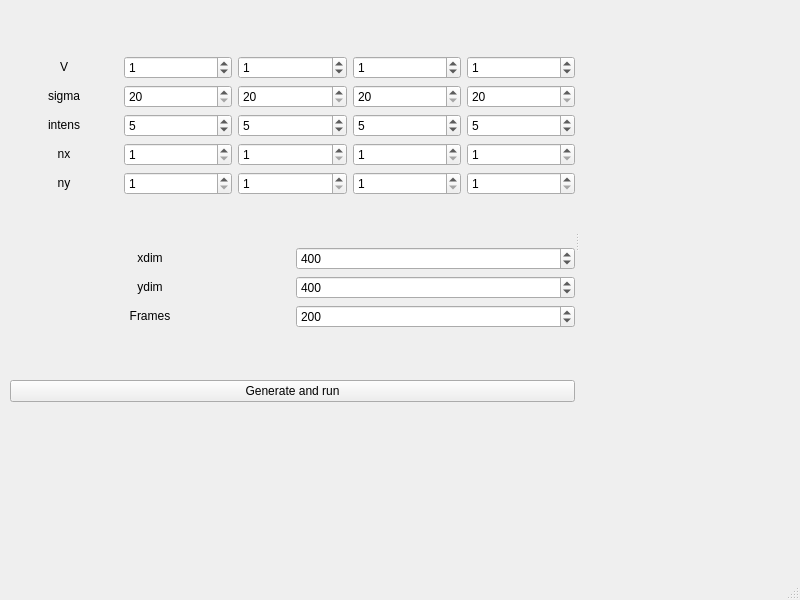
<?xml version="1.0" encoding="UTF-8"?>
<ui version="4.0">
 <class>matrix_main_window2</class>
 <widget class="QMainWindow" name="matrix_main_window2">
  <property name="geometry">
   <rect>
    <x>0</x>
    <y>0</y>
    <width>800</width>
    <height>600</height>
   </rect>
  </property>
  <property name="windowTitle">
   <string>MainWindow</string>
  </property>
  <widget class="QWidget" name="centralwidget">
   <widget class="QSplitter" name="splitter">
    <property name="geometry">
     <rect>
      <x>10</x>
      <y>10</y>
      <width>801</width>
      <height>461</height>
     </rect>
    </property>
    <property name="orientation">
     <enum>Qt::Horizontal</enum>
    </property>
    <widget class="QWidget" name="verticalLayoutWidget">
     <layout class="QVBoxLayout" name="verticalLayout">
      <item>
       <layout class="QGridLayout" name="gridLayout">
        <item row="2" column="2">
         <widget class="QSpinBox" name="intens2">
          <property name="maximum">
           <number>10</number>
          </property>
          <property name="value">
           <number>5</number>
          </property>
         </widget>
        </item>
        <item row="1" column="1">
         <widget class="QSpinBox" name="sigma1">
          <property name="minimum">
           <number>20</number>
          </property>
          <property name="maximum">
           <number>200</number>
          </property>
          <property name="singleStep">
           <number>20</number>
          </property>
          <property name="value">
           <number>20</number>
          </property>
         </widget>
        </item>
        <item row="3" column="2">
         <widget class="QSpinBox" name="nx2">
          <property name="minimum">
           <number>1</number>
          </property>
          <property name="maximum">
           <number>5</number>
          </property>
         </widget>
        </item>
        <item row="3" column="1">
         <widget class="QSpinBox" name="nx1">
          <property name="minimum">
           <number>1</number>
          </property>
          <property name="maximum">
           <number>5</number>
          </property>
         </widget>
        </item>
        <item row="2" column="4">
         <widget class="QSpinBox" name="intens4">
          <property name="maximum">
           <number>10</number>
          </property>
          <property name="value">
           <number>5</number>
          </property>
         </widget>
        </item>
        <item row="2" column="0">
         <widget class="QLabel" name="label_5">
          <property name="text">
           <string>&lt;html&gt;&lt;head/&gt;&lt;body&gt;&lt;p align=&quot;center&quot;&gt;intens&lt;/p&gt;&lt;/body&gt;&lt;/html&gt;</string>
          </property>
         </widget>
        </item>
        <item row="3" column="0">
         <widget class="QLabel" name="label_6">
          <property name="text">
           <string>&lt;html&gt;&lt;head/&gt;&lt;body&gt;&lt;p align=&quot;center&quot;&gt;nx&lt;/p&gt;&lt;/body&gt;&lt;/html&gt;</string>
          </property>
         </widget>
        </item>
        <item row="4" column="2">
         <widget class="QSpinBox" name="ny2">
          <property name="minimum">
           <number>1</number>
          </property>
          <property name="maximum">
           <number>5</number>
          </property>
         </widget>
        </item>
        <item row="0" column="3">
         <widget class="QSpinBox" name="v3">
          <property name="minimum">
           <number>-5</number>
          </property>
          <property name="maximum">
           <number>5</number>
          </property>
          <property name="value">
           <number>1</number>
          </property>
         </widget>
        </item>
        <item row="1" column="0">
         <widget class="QLabel" name="label_4">
          <property name="text">
           <string>&lt;html&gt;&lt;head/&gt;&lt;body&gt;&lt;p align=&quot;center&quot;&gt;sigma&lt;/p&gt;&lt;/body&gt;&lt;/html&gt;</string>
          </property>
         </widget>
        </item>
        <item row="2" column="3">
         <widget class="QSpinBox" name="intens3">
          <property name="maximum">
           <number>10</number>
          </property>
          <property name="value">
           <number>5</number>
          </property>
         </widget>
        </item>
        <item row="0" column="1">
         <widget class="QSpinBox" name="v1">
          <property name="minimum">
           <number>-5</number>
          </property>
          <property name="maximum">
           <number>5</number>
          </property>
          <property name="value">
           <number>1</number>
          </property>
         </widget>
        </item>
        <item row="0" column="0">
         <widget class="QLabel" name="label_3">
          <property name="text">
           <string>&lt;html&gt;&lt;head/&gt;&lt;body&gt;&lt;p align=&quot;center&quot;&gt;V&lt;/p&gt;&lt;/body&gt;&lt;/html&gt;</string>
          </property>
         </widget>
        </item>
        <item row="1" column="2">
         <widget class="QSpinBox" name="sigma2">
          <property name="minimum">
           <number>20</number>
          </property>
          <property name="maximum">
           <number>200</number>
          </property>
          <property name="singleStep">
           <number>20</number>
          </property>
          <property name="value">
           <number>20</number>
          </property>
         </widget>
        </item>
        <item row="4" column="0">
         <widget class="QLabel" name="label_7">
          <property name="text">
           <string>&lt;html&gt;&lt;head/&gt;&lt;body&gt;&lt;p align=&quot;center&quot;&gt;ny&lt;/p&gt;&lt;/body&gt;&lt;/html&gt;</string>
          </property>
         </widget>
        </item>
        <item row="4" column="4">
         <widget class="QSpinBox" name="ny4">
          <property name="minimum">
           <number>1</number>
          </property>
          <property name="maximum">
           <number>5</number>
          </property>
         </widget>
        </item>
        <item row="4" column="3">
         <widget class="QSpinBox" name="ny3">
          <property name="minimum">
           <number>1</number>
          </property>
          <property name="maximum">
           <number>5</number>
          </property>
         </widget>
        </item>
        <item row="2" column="1">
         <widget class="QSpinBox" name="intens1">
          <property name="maximum">
           <number>10</number>
          </property>
          <property name="value">
           <number>5</number>
          </property>
         </widget>
        </item>
        <item row="4" column="1">
         <widget class="QSpinBox" name="ny1">
          <property name="minimum">
           <number>1</number>
          </property>
          <property name="maximum">
           <number>5</number>
          </property>
         </widget>
        </item>
        <item row="1" column="3">
         <widget class="QSpinBox" name="sigma3">
          <property name="minimum">
           <number>20</number>
          </property>
          <property name="maximum">
           <number>200</number>
          </property>
          <property name="singleStep">
           <number>20</number>
          </property>
          <property name="value">
           <number>20</number>
          </property>
         </widget>
        </item>
        <item row="3" column="4">
         <widget class="QSpinBox" name="nx4">
          <property name="minimum">
           <number>1</number>
          </property>
          <property name="maximum">
           <number>5</number>
          </property>
         </widget>
        </item>
        <item row="3" column="3">
         <widget class="QSpinBox" name="nx3">
          <property name="minimum">
           <number>1</number>
          </property>
          <property name="maximum">
           <number>5</number>
          </property>
         </widget>
        </item>
        <item row="1" column="4">
         <widget class="QSpinBox" name="sigma4">
          <property name="minimum">
           <number>20</number>
          </property>
          <property name="maximum">
           <number>200</number>
          </property>
          <property name="singleStep">
           <number>20</number>
          </property>
          <property name="value">
           <number>20</number>
          </property>
         </widget>
        </item>
        <item row="0" column="4">
         <widget class="QSpinBox" name="v4">
          <property name="minimum">
           <number>-5</number>
          </property>
          <property name="maximum">
           <number>5</number>
          </property>
          <property name="value">
           <number>1</number>
          </property>
         </widget>
        </item>
        <item row="0" column="2">
         <widget class="QSpinBox" name="v2">
          <property name="minimum">
           <number>-5</number>
          </property>
          <property name="maximum">
           <number>5</number>
          </property>
          <property name="value">
           <number>1</number>
          </property>
         </widget>
        </item>
       </layout>
      </item>
      <item>
       <layout class="QGridLayout" name="gridLayout_2">
        <item row="0" column="1">
         <widget class="QSpinBox" name="xdim">
          <property name="minimum">
           <number>100</number>
          </property>
          <property name="maximum">
           <number>1000</number>
          </property>
          <property name="singleStep">
           <number>100</number>
          </property>
          <property name="value">
           <number>400</number>
          </property>
         </widget>
        </item>
        <item row="1" column="1">
         <widget class="QSpinBox" name="ydim">
          <property name="minimum">
           <number>100</number>
          </property>
          <property name="maximum">
           <number>1000</number>
          </property>
          <property name="singleStep">
           <number>100</number>
          </property>
          <property name="value">
           <number>400</number>
          </property>
         </widget>
        </item>
        <item row="1" column="0">
         <widget class="QLabel" name="label_2">
          <property name="text">
           <string>&lt;html&gt;&lt;head/&gt;&lt;body&gt;&lt;p align=&quot;center&quot;&gt;ydim&lt;/p&gt;&lt;/body&gt;&lt;/html&gt;</string>
          </property>
         </widget>
        </item>
        <item row="0" column="0">
         <widget class="QLabel" name="label">
          <property name="text">
           <string>&lt;html&gt;&lt;head/&gt;&lt;body&gt;&lt;p align=&quot;center&quot;&gt;xdim&lt;/p&gt;&lt;/body&gt;&lt;/html&gt;</string>
          </property>
         </widget>
        </item>
        <item row="2" column="0">
         <widget class="QLabel" name="label_8">
          <property name="text">
           <string>&lt;html&gt;&lt;head/&gt;&lt;body&gt;&lt;p align=&quot;center&quot;&gt;Frames&lt;/p&gt;&lt;/body&gt;&lt;/html&gt;</string>
          </property>
         </widget>
        </item>
        <item row="2" column="1">
         <widget class="QSpinBox" name="frms">
          <property name="minimum">
           <number>50</number>
          </property>
          <property name="maximum">
           <number>1000</number>
          </property>
          <property name="singleStep">
           <number>50</number>
          </property>
          <property name="value">
           <number>200</number>
          </property>
         </widget>
        </item>
       </layout>
      </item>
      <item>
       <widget class="QPushButton" name="run_bnt">
        <property name="text">
         <string>Generate and run</string>
        </property>
       </widget>
      </item>
      <item>
       <spacer name="horizontalSpacer">
        <property name="orientation">
         <enum>Qt::Horizontal</enum>
        </property>
        <property name="sizeHint" stdset="0">
         <size>
          <width>40</width>
          <height>20</height>
         </size>
        </property>
       </spacer>
      </item>
     </layout>
    </widget>
    <widget class="MatrixWidget" name="matrix_widget" native="true"/>
   </widget>
  </widget>
  <widget class="QMenuBar" name="menubar">
   <property name="geometry">
    <rect>
     <x>0</x>
     <y>0</y>
     <width>800</width>
     <height>22</height>
    </rect>
   </property>
  </widget>
  <widget class="QStatusBar" name="statusbar"/>
 </widget>
 <customwidgets>
  <customwidget>
   <class>MatrixWidget</class>
   <extends>QWidget</extends>
   <header>matrix_output_widget.h</header>
   <container>1</container>
   <slots>
    <slot>sigma_slot()</slot>
   </slots>
  </customwidget>
 </customwidgets>
 <resources/>
 <connections>
  <connection>
   <sender>v1</sender>
   <signal>valueChanged(int)</signal>
   <receiver>matrix_main_window2</receiver>
   <slot>set_v1()</slot>
   <hints>
    <hint type="sourcelabel">
     <x>154</x>
     <y>56</y>
    </hint>
    <hint type="destinationlabel">
     <x>565</x>
     <y>29</y>
    </hint>
   </hints>
  </connection>
  <connection>
   <sender>v2</sender>
   <signal>valueChanged(int)</signal>
   <receiver>matrix_main_window2</receiver>
   <slot>set_v2()</slot>
   <hints>
    <hint type="sourcelabel">
     <x>222</x>
     <y>58</y>
    </hint>
    <hint type="destinationlabel">
     <x>635</x>
     <y>27</y>
    </hint>
   </hints>
  </connection>
  <connection>
   <sender>v3</sender>
   <signal>valueChanged(int)</signal>
   <receiver>matrix_main_window2</receiver>
   <slot>set_v3()</slot>
   <hints>
    <hint type="sourcelabel">
     <x>292</x>
     <y>54</y>
    </hint>
    <hint type="destinationlabel">
     <x>701</x>
     <y>29</y>
    </hint>
   </hints>
  </connection>
  <connection>
   <sender>v4</sender>
   <signal>valueChanged(int)</signal>
   <receiver>matrix_main_window2</receiver>
   <slot>set_v4()</slot>
   <hints>
    <hint type="sourcelabel">
     <x>364</x>
     <y>50</y>
    </hint>
    <hint type="destinationlabel">
     <x>777</x>
     <y>31</y>
    </hint>
   </hints>
  </connection>
  <connection>
   <sender>sigma4</sender>
   <signal>valueChanged(int)</signal>
   <receiver>matrix_main_window2</receiver>
   <slot>set_sigma4()</slot>
   <hints>
    <hint type="sourcelabel">
     <x>387</x>
     <y>88</y>
    </hint>
    <hint type="destinationlabel">
     <x>780</x>
     <y>63</y>
    </hint>
   </hints>
  </connection>
  <connection>
   <sender>sigma3</sender>
   <signal>valueChanged(int)</signal>
   <receiver>matrix_main_window2</receiver>
   <slot>set_sigma3()</slot>
   <hints>
    <hint type="sourcelabel">
     <x>316</x>
     <y>93</y>
    </hint>
    <hint type="destinationlabel">
     <x>737</x>
     <y>69</y>
    </hint>
   </hints>
  </connection>
  <connection>
   <sender>sigma2</sender>
   <signal>valueChanged(int)</signal>
   <receiver>matrix_main_window2</receiver>
   <slot>set_sigma2()</slot>
   <hints>
    <hint type="sourcelabel">
     <x>242</x>
     <y>89</y>
    </hint>
    <hint type="destinationlabel">
     <x>703</x>
     <y>74</y>
    </hint>
   </hints>
  </connection>
  <connection>
   <sender>sigma1</sender>
   <signal>valueChanged(int)</signal>
   <receiver>matrix_main_window2</receiver>
   <slot>set_sigma1()</slot>
   <hints>
    <hint type="sourcelabel">
     <x>173</x>
     <y>89</y>
    </hint>
    <hint type="destinationlabel">
     <x>670</x>
     <y>81</y>
    </hint>
   </hints>
  </connection>
  <connection>
   <sender>intens1</sender>
   <signal>valueChanged(int)</signal>
   <receiver>matrix_main_window2</receiver>
   <slot>set_intens1()</slot>
   <hints>
    <hint type="sourcelabel">
     <x>130</x>
     <y>131</y>
    </hint>
    <hint type="destinationlabel">
     <x>554</x>
     <y>106</y>
    </hint>
   </hints>
  </connection>
  <connection>
   <sender>intens2</sender>
   <signal>valueChanged(int)</signal>
   <receiver>matrix_main_window2</receiver>
   <slot>set_intens2()</slot>
   <hints>
    <hint type="sourcelabel">
     <x>204</x>
     <y>127</y>
    </hint>
    <hint type="destinationlabel">
     <x>571</x>
     <y>118</y>
    </hint>
   </hints>
  </connection>
  <connection>
   <sender>intens3</sender>
   <signal>valueChanged(int)</signal>
   <receiver>matrix_main_window2</receiver>
   <slot>set_intens3()</slot>
   <hints>
    <hint type="sourcelabel">
     <x>275</x>
     <y>131</y>
    </hint>
    <hint type="destinationlabel">
     <x>683</x>
     <y>107</y>
    </hint>
   </hints>
  </connection>
  <connection>
   <sender>intens4</sender>
   <signal>valueChanged(int)</signal>
   <receiver>matrix_main_window2</receiver>
   <slot>set_intens4()</slot>
   <hints>
    <hint type="sourcelabel">
     <x>346</x>
     <y>137</y>
    </hint>
    <hint type="destinationlabel">
     <x>783</x>
     <y>110</y>
    </hint>
   </hints>
  </connection>
  <connection>
   <sender>nx1</sender>
   <signal>valueChanged(int)</signal>
   <receiver>matrix_main_window2</receiver>
   <slot>set_nx1()</slot>
   <hints>
    <hint type="sourcelabel">
     <x>177</x>
     <y>172</y>
    </hint>
    <hint type="destinationlabel">
     <x>553</x>
     <y>149</y>
    </hint>
   </hints>
  </connection>
  <connection>
   <sender>nx2</sender>
   <signal>valueChanged(int)</signal>
   <receiver>matrix_main_window2</receiver>
   <slot>set_nx2()</slot>
   <hints>
    <hint type="sourcelabel">
     <x>228</x>
     <y>174</y>
    </hint>
    <hint type="destinationlabel">
     <x>635</x>
     <y>146</y>
    </hint>
   </hints>
  </connection>
  <connection>
   <sender>nx3</sender>
   <signal>valueChanged(int)</signal>
   <receiver>matrix_main_window2</receiver>
   <slot>set_nx3()</slot>
   <hints>
    <hint type="sourcelabel">
     <x>300</x>
     <y>174</y>
    </hint>
    <hint type="destinationlabel">
     <x>684</x>
     <y>159</y>
    </hint>
   </hints>
  </connection>
  <connection>
   <sender>nx4</sender>
   <signal>valueChanged(int)</signal>
   <receiver>matrix_main_window2</receiver>
   <slot>set_nx4()</slot>
   <hints>
    <hint type="sourcelabel">
     <x>375</x>
     <y>175</y>
    </hint>
    <hint type="destinationlabel">
     <x>774</x>
     <y>147</y>
    </hint>
   </hints>
  </connection>
  <connection>
   <sender>ny1</sender>
   <signal>valueChanged(int)</signal>
   <receiver>matrix_main_window2</receiver>
   <slot>set_ny1()</slot>
   <hints>
    <hint type="sourcelabel">
     <x>157</x>
     <y>213</y>
    </hint>
    <hint type="destinationlabel">
     <x>558</x>
     <y>189</y>
    </hint>
   </hints>
  </connection>
  <connection>
   <sender>ny2</sender>
   <signal>valueChanged(int)</signal>
   <receiver>matrix_main_window2</receiver>
   <slot>set_ny2()</slot>
   <hints>
    <hint type="sourcelabel">
     <x>249</x>
     <y>219</y>
    </hint>
    <hint type="destinationlabel">
     <x>636</x>
     <y>189</y>
    </hint>
   </hints>
  </connection>
  <connection>
   <sender>ny3</sender>
   <signal>valueChanged(int)</signal>
   <receiver>matrix_main_window2</receiver>
   <slot>set_ny3()</slot>
   <hints>
    <hint type="sourcelabel">
     <x>302</x>
     <y>220</y>
    </hint>
    <hint type="destinationlabel">
     <x>714</x>
     <y>187</y>
    </hint>
   </hints>
  </connection>
  <connection>
   <sender>ny4</sender>
   <signal>valueChanged(int)</signal>
   <receiver>matrix_main_window2</receiver>
   <slot>set_ny4()</slot>
   <hints>
    <hint type="sourcelabel">
     <x>391</x>
     <y>220</y>
    </hint>
    <hint type="destinationlabel">
     <x>768</x>
     <y>200</y>
    </hint>
   </hints>
  </connection>
  <connection>
   <sender>xdim</sender>
   <signal>valueChanged(int)</signal>
   <receiver>matrix_main_window2</receiver>
   <slot>set_xdim()</slot>
   <hints>
    <hint type="sourcelabel">
     <x>395</x>
     <y>281</y>
    </hint>
    <hint type="destinationlabel">
     <x>591</x>
     <y>270</y>
    </hint>
   </hints>
  </connection>
  <connection>
   <sender>ydim</sender>
   <signal>valueChanged(int)</signal>
   <receiver>matrix_main_window2</receiver>
   <slot>set_ydim()</slot>
   <hints>
    <hint type="sourcelabel">
     <x>385</x>
     <y>343</y>
    </hint>
    <hint type="destinationlabel">
     <x>593</x>
     <y>336</y>
    </hint>
   </hints>
  </connection>
  <connection>
   <sender>frms</sender>
   <signal>valueChanged(int)</signal>
   <receiver>matrix_main_window2</receiver>
   <slot>set_frms()</slot>
   <hints>
    <hint type="sourcelabel">
     <x>393</x>
     <y>400</y>
    </hint>
    <hint type="destinationlabel">
     <x>597</x>
     <y>393</y>
    </hint>
   </hints>
  </connection>
  <connection>
   <sender>run_bnt</sender>
   <signal>clicked()</signal>
   <receiver>matrix_main_window2</receiver>
   <slot>run_button()</slot>
   <hints>
    <hint type="sourcelabel">
     <x>363</x>
     <y>465</y>
    </hint>
    <hint type="destinationlabel">
     <x>589</x>
     <y>454</y>
    </hint>
   </hints>
  </connection>
 </connections>
 <slots>
  <slot>run_button()</slot>
  <slot>set_frms()</slot>
  <slot>set_ydim()</slot>
  <slot>set_xdim()</slot>
  <slot>set_v1()</slot>
  <slot>set_v3()</slot>
  <slot>set_v2()</slot>
  <slot>set_v4()</slot>
  <slot>set_sigma1()</slot>
  <slot>set_sigma2()</slot>
  <slot>set_sigma3()</slot>
  <slot>set_sigma4()</slot>
  <slot>set_intens1()</slot>
  <slot>set_intens2()</slot>
  <slot>set_intens3()</slot>
  <slot>set_intens4()</slot>
  <slot>set_nx1()</slot>
  <slot>set_nx2()</slot>
  <slot>set_nx3()</slot>
  <slot>set_nx4()</slot>
  <slot>set_ny2()</slot>
  <slot>set_ny1()</slot>
  <slot>set_ny3()</slot>
  <slot>set_ny4()</slot>
 </slots>
</ui>
